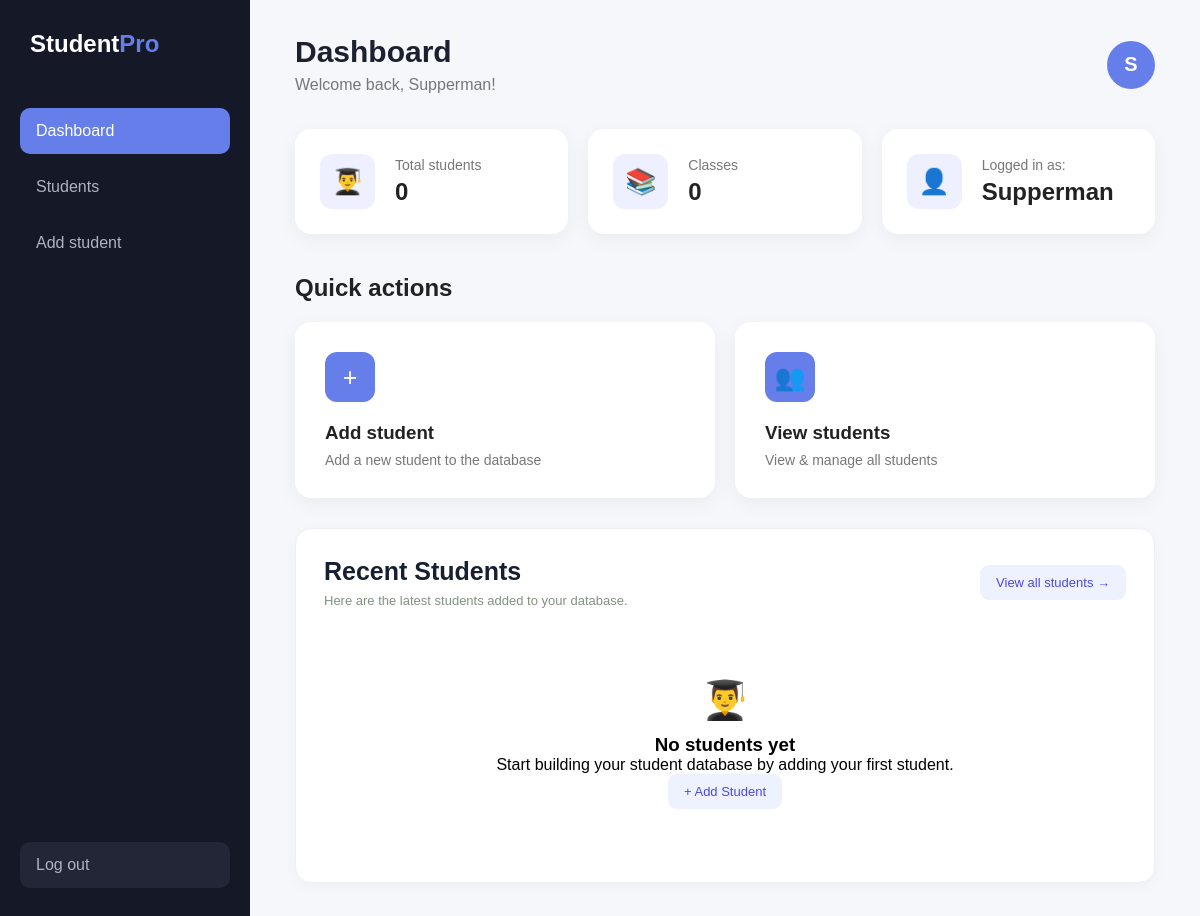
/dashboard (signed in), run on an earlier commit of the app's database.
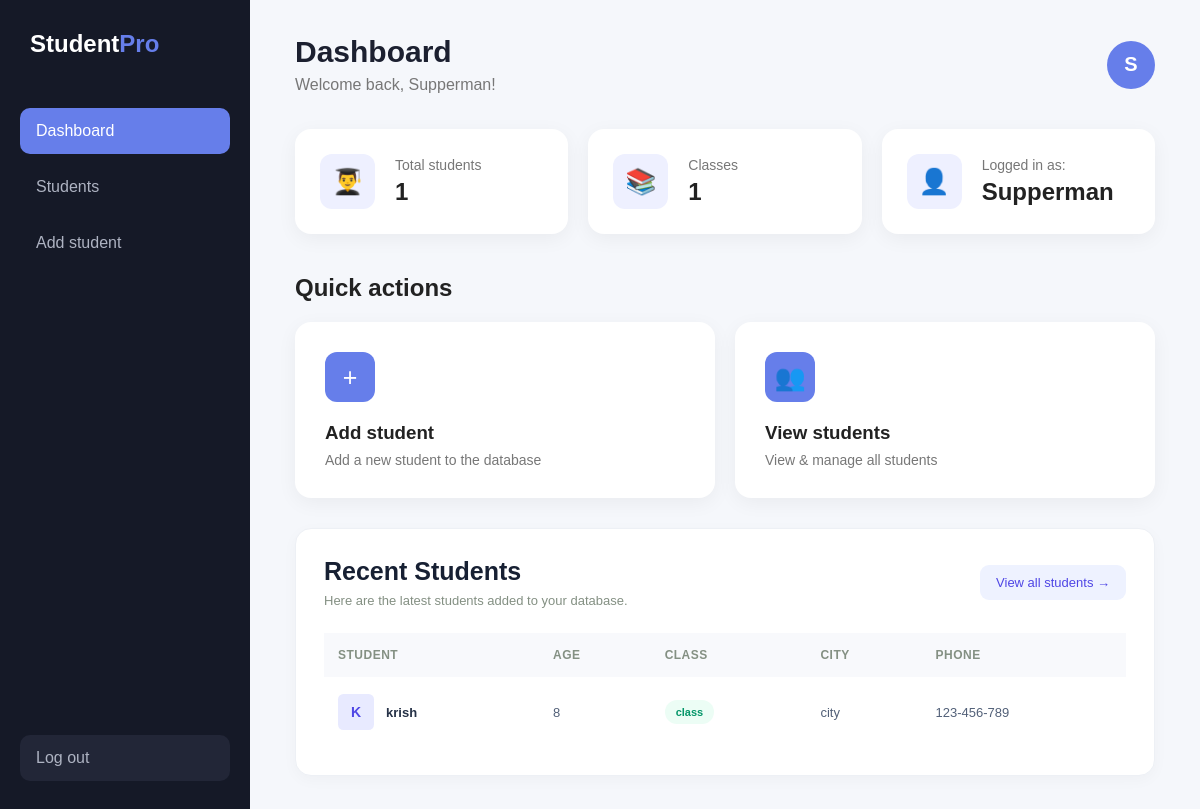
And on a later commit of the database.
### tables this page shows
CREATE TABLE students(
        id INTEGER PRIMARY KEY AUTOINCREMENT,
        name TEXT NOT NULL,
        age INTEGER NOT NULL,
        class_name TEXT NOT NULL,
        city TEXT NOT NULL,
        phone TEXT NOT NULL
    );

### app.py (the view)
@app.route("/dashboard")
def dashboard():
    if "username" not in session:
        return redirect("/")
    username = session["username"]
    conn = sqlite3.connect("students.db")
    cursor = conn.cursor()
    cursor.execute("SELECT COUNT(*) FROM students")
    total_students = cursor.fetchone()[0]
    cursor.execute("""
        SELECT COUNT(DISTINCT class_name)
        FROM students
    """)
    total_classes = cursor.fetchone()[0]
    cursor.execute("""
        SELECT * FROM students
        ORDER BY id DESC
        LIMIT 5
    """)
    recent_students = cursor.fetchall()
    conn.close()
    return render_template(
        "dashboard.html",
        username=username,
        total_students=total_students,
        total_classes=total_classes,
        recent_students=recent_students
    )

### Templates/dashboard.html (shortened to what the changed rows need)
<!doctype html>
<html>
    <head>
        <link
            href="{{url_for('static', filename='css/style.css')}}"
            rel="stylesheet"
        />
    </head>
    <body class="dashboard-page">
        <main class="main-content">
            <header class="top-bar">
                <div>
                    <h1>Dashboard</h1>
                </div>
            </header>
            <section class="stats">
                <div class="stat-card">
                    <div>
                        <p>Total students</p>
                        <h2>{{ total_students }}</h2>
                    </div>
                </div>
                <div class="stat-card">
                    <div>
                        <p>Classes</p>
                        <h2>{{ total_classes }}</h2>
                    </div>
                </div>
                <div class="stat-card">
                    <div>
                        <h2>{{username}}</h2>
                    </div>
                </div>
            </section>
            <section class="dashboard-section">
                <h2>Quick actions</h2>
            </section>
            <section class="dashboard-section recent-section">
                <div class="recent-header">
                    <div>
                        <h2>Recent Students</h2>
                    </div>
                </div>
                {% if recent_students %}
                <div class="recent-table-wrapper">
                    <table class="recent-table">
                        <thead>
                            <tr>
                                <th>Student</th>
                                <th>Age</th>
                                <th>Class</th>
                                <th>City</th>
                                <th>Phone</th>
                            </tr>
                        </thead>
                        <tbody>
                            {% for student in recent_students %}
                            <tr>
                                <td>
                                    <div class="student-info">
                                        <div class="student-avatar">
                                            {{ student[1][0]|upper }}
                                        </div>
                                        <span>{{ student[1] }}</span>
                                    </div>
                                </td>
                                <td>{{ student[2] }}</td>
                                <td>
                                    <span class="class-badge">
                                        {{ student[3] }}
                                    </span>
                                </td>
                                <td>{{ student[4] }}</td>
                                <td>{{ student[5] }}</td>
                            </tr>
                            {% endfor %}
                        </tbody>
                    </table>
                </div>
                {% else %}
                <div class="empty-students">
                    <div class="empty-icon">👨‍🎓</div>
                    <h3>No students yet</h3>
                    <p>
                        Start building your student database by adding your
                        first student.
                    </p>
                    <a href="/add-student" class="view-all-btn">
                        + Add Student
                    </a>
                </div>
                {% endif %}
            </section>
        </main>
    </body>
</html>

What changed in the data, as far as the page shows it:
added students: name "K", name "krish", age "8", class_name "class", city "city", phone "123-456-789"
Also different on the page:
{{ total_students }}: "0" → "1"
{{ total_classes }}: "0" → "1"
text no longer shown: "👨‍🎓 No students yet Start building your student database by adding your first student. + Add Student"
text now shown: "STUDENT AGE CLASS CITY PHONE"
